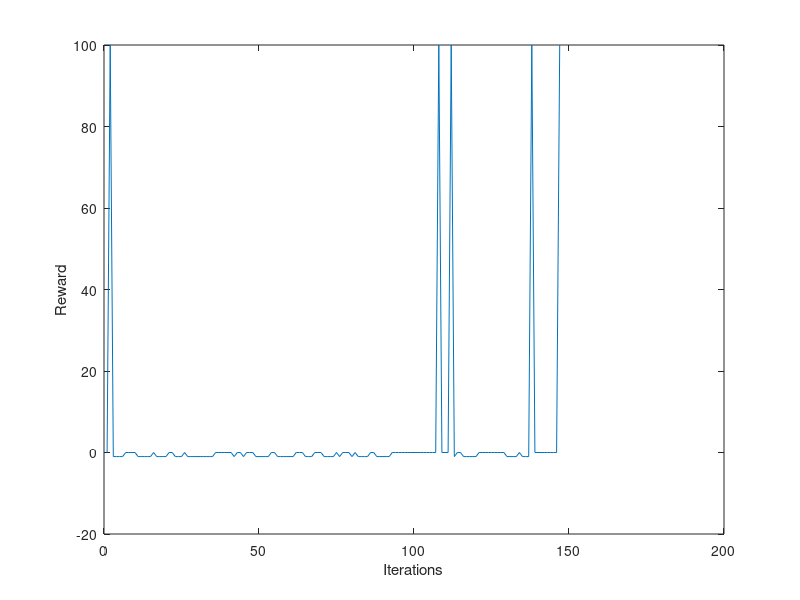

This figure's MATLAB source: (Note: this script raises an error after producing the figure.)
% Name: hw3.m
% Author: Jazel A. Suguitan
% Last Modified: Oct. 30, 2021

clc,clear
close all

% Q Learning (Off-Policy Control)

% ========================== TRAINING =========================

alpha = 0.8;    %initialize learning rate (WHAT TO SET???)
gamma = 0.2; %WHAT TO SET???
grid_size = 5;
%[X,Y] = meshgrid(grid_size);
grid = zeros(grid_size);
num_states = grid_size * grid_size;
S = 1:num_states;
num_actions = 4;
A = 1:num_actions; % 1-up, 2-down, 3-right, 4-left
num_eps = 6;
num_its = 100;
delta_t_update = 0.008;
%T = 0:delta_t_update:7; % Set simulation time
%Q = cell(num_states, num_actions);   % create initial Q-table  zeros(num_states, 4)
Q = randi([1,10], num_states, num_actions); %zeros(num_states, num_actions);
Q(25, :) = 0;
%s_ = cell(size(T), num_its);
%a_ = cell(size(T,1), num_its);
Q_eps = cell(num_eps, 1);
starts = randi([1,num_states], num_eps, num_its);   %create random start positions, store in num_eps x num_its matrix
%goals = randi([1,num_states], num_eps, num_its);    %create random goal positions
goal = 25;

rewards = [];
s_next_record = zeros(num_eps * num_its, 1);
endsofeps = zeros(num_eps, 1);

totalits = 0;

for episode = 1:num_eps
    %t = episode    %extra variable t to make Q equation look cleaner
    %s_t = 1;    %place robot in upper left cell of grid
    s_t = starts(episode, 1);
    %a_t = 3;    %arbitrary initial action
    for iteration = 1:num_its
        %k = iteration  % extra variable k to make Q equation look cleaner
        %find max reward in row of Q-table corresponding with current state
        totalits = totalits + 1;
        [maxReward, max_actions] = max(Q(s_t,:));
        
        %select random a_next if there are multiple maximums
        pos = length(max_actions);
        a_next = max_actions(pos);
        
        %take action
        if a_next == 1  %up
            if s_t >= 1 && s_t <= grid_size %robot is currently in top row of grid
                %do not move out of grid. do nothing
                s_next = s_t;
            else %robot is able to move up
                s_next = s_t - grid_size;
            end
        elseif a_next == 2  %down
            if s_t <= num_states && s_t > num_states - grid_size %robot is currently in bottom row of grid
                %do not move out of grid. do nothing
                s_next = s_t;
            else %robot is able to move down
                s_next = s_t + grid_size;
            end
        elseif a_next == 3 %right
            if mod(s_t, grid_size) == 0 %robot is currently in rightmost column of grid
                %do not move out of grid. do nothing
                s_next = s_t;
            else %robot is able to move right
                s_next = s_t + 1;
            end
        else   %left
            if mod(s_t, grid_size) == 1 %robot is currently in leftmost column of grid
                %do not move out of grid. do nothing
                s_next = s_t;
            else % robot is able to move left
                s_next = s_t - 1;
            end
        end
        
        s_next_record(totalits) = s_next;
        
        %assign reward from new state after taken action
        if s_next == goal %goals(episode,iteration)
           %robot reached goal
           r = 100;
        elseif (s_next >= 1 && s_next <= grid_size) || (mod(s_next, grid_size) == 0) || (mod(s_next, grid_size) == 1)
            %robot now in border cell
            r = -1;
        else
            %all other actions
            r = 0;
        end
        
        %get max reward of new state from Q-table
        newMax = max(Q(s_next,:));
        
        %update Q table
        Q(s_t,a_next) = Q(s_t,a_next) + alpha * (r + gamma*newMax - Q(s_t,a_next));
        %FROM SLIDES: Q (s_{t}, a_{t})(k) = Q(s_{t}, a_{t})(k-1) + alpha [ r_{t+1} + gamma * Q(s_{t+1}, a_{t+1})(k-1)- Q(s_{t}, a_{t})(k-1)]
        
        %update current state variable
        s_t = s_next;
        
        %update reward array (for plot)
        rewards(totalits) = r;
        if (r == 100)
            iteration = num_its; %end the episode if terminal state was reached - DOES IT WORK??
            break
        end
    end
    Q_eps{episode} = Q;
    endsofeps(episode) = totalits;
end

Final_Q_Table = Q_eps{num_eps}

plot(rewards)
xlabel('Iterations');
ylabel('Reward');
for i=1:num_eps
    xline(endsofeps(i)); %vertical lines divide each episode
end
